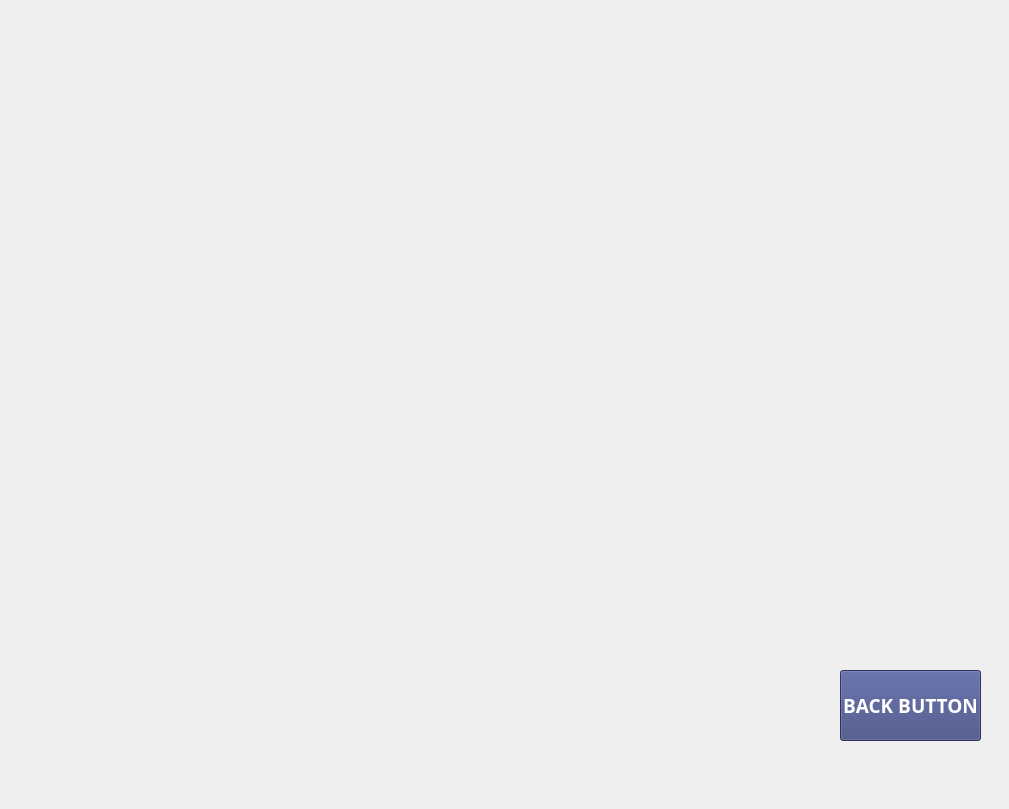
  <widget class="QWidget" name="page_25">
   <widget class="QLabel" name="label_26">
    <property name="geometry">
     <rect>
      <x>0</x>
      <y>0</y>
      <width>1000</width>
      <height>800</height>
     </rect>
    </property>
    <property name="text">
     <string/>
    </property>
    <property name="pixmap">
     <pixmap>26.png</pixmap>
    </property>
    <property name="scaledContents">
     <bool>true</bool>
    </property>
   </widget>
   <widget class="QPushButton" name="appointments_cancel_appointment_button">
    <property name="geometry">
     <rect>
      <x>270</x>
      <y>663</y>
      <width>241</width>
      <height>61</height>
     </rect>
    </property>
    <property name="styleSheet">
     <string>background-color: rgba(0, 0, 0, 0); border: none;</string>
    </property>
    <property name="text">
     <string/>
    </property>
    <property name="flat">
     <bool>true</bool>
    </property>
   </widget>
   <widget class="QPushButton" name="appointments_details_button">
    <property name="geometry">
     <rect>
      <x>540</x>
      <y>670</y>
      <width>111</width>
      <height>51</height>
     </rect>
    </property>
    <property name="styleSheet">
     <string>background-color: rgba(0, 0, 0, 0); border: none;</string>
    </property>
    <property name="text">
     <string/>
    </property>
    <property name="flat">
     <bool>true</bool>
    </property>
   </widget>
   <widget class="QTableView" name="appointments_detail_dataview">
    <property name="geometry">
     <rect>
      <x>40</x>
      <y>250</y>
      <width>611</width>
      <height>401</height>
     </rect>
    </property>
    <property name="font">
     <font>
      <family>MS PGothic</family>
      <pointsize>14</pointsize>
      <weight>75</weight>
      <bold>true</bold>
     </font>
    </property>
    <property name="styleSheet">
     <string>background-color: rgba(0, 0, 0, 0); border: none;</string>
    </property>
   </widget>
   <widget class="QPushButton" name="appointments_back_button">
    <property name="geometry">
     <rect>
      <x>840</x>
      <y>670</y>
      <width>141</width>
      <height>71</height>
     </rect>
    </property>
    <property name="font">
     <font>
      <family>MS PGothic</family>
      <pointsize>14</pointsize>
      <weight>75</weight>
      <bold>true</bold>
     </font>
    </property>
    <property name="styleSheet">
     <string notr="true">background-color: rgb(61, 70, 126);
color: rgb(255, 255, 255);</string>
    </property>
    <property name="text">
     <string>BACK BUTTON</string>
    </property>
    <property name="iconSize">
     <size>
      <width>110</width>
      <height>110</height>
     </size>
    </property>
   </widget>
  </widget>
